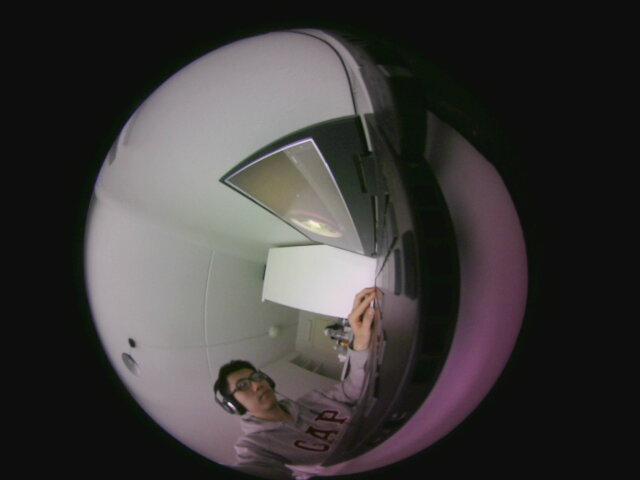
#> input picture scripts/sample_640.jpg, 640 x 480 px, given as the content of the folder ../input, which was not available
$ python crop.py   (older library calls are emulated)
#> lines starting #> are read from the running program, lines starting #| are printed output that depends on the picture; after the words box and inside, x2 and y2 are one past the last pixel; in counts of white or black regions, pixels touching at a corner belong together; pictures that were not available may be replaced by others from this repository, and a replacement may not be noted
import glob
import os
import cv2
import numpy as np
import argparse


def main(input_path, output_path):
#> called with input_path = '../input', output_path = '../input_cropped'
    img_names = glob.glob(os.path.join(input_path, "*"))
    img_sample = cv2.imread(img_names[0])
#> img_sample is the input picture: shape (480, 640, 3); mean B, G, R 57.9, 58.4, 61.4
    gray = cv2.cvtColor(img_sample, cv2.COLOR_BGR2GRAY)
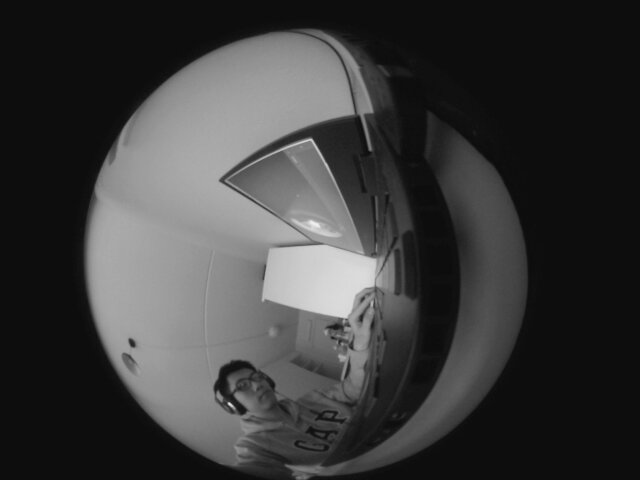
#> gray: shape (480, 640); min 10, max 240, mean 59.2
    _, mask = cv2.threshold(gray, 150, 255, cv2.CV_8UC1)
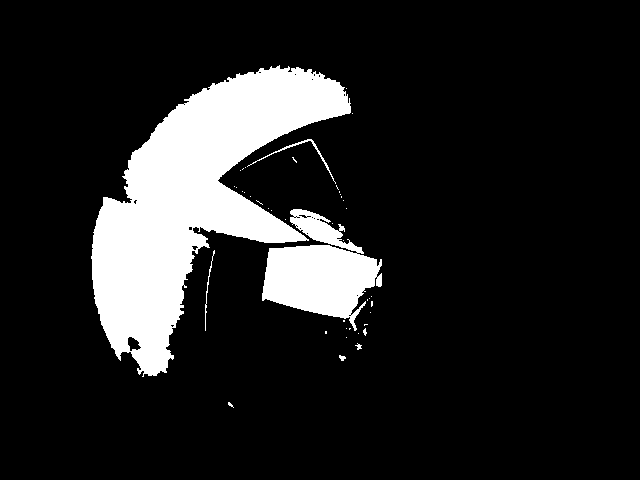
#> mask: shape (480, 640); 13.7% white; 43 white regions (37 under 20 px)
    contours, _ = cv2.findContours(
        mask, cv2.RETR_EXTERNAL, cv2.CHAIN_APPROX_NONE)
#> contours = 43 contours, 40 with area under 20; largest, box (x1, y1, x2, y2) and area: (91, 65, 351, 377) 33384, (262, 209, 382, 331) 7577, (247, 139, 336, 184) 103

    largest_contour = contours[0]
#> largest_contour = contour of 13 points, box (x1, y1, x2, y2) (228, 402, 234, 408), area 8
    for con in contours:
        if cv2.contourArea(con) > cv2.contourArea(largest_contour):
            largest_contour = con
#> this loop made 43 passes
#> con on passes 4, 5, 8, 9, 11, 12, 14, 15, 16, 18, 19, 20: [[346, 337]], [[358, 333]], [[349, 328], [349, 329], [350, 328]], [[346, 328]], [[343, 320], [343, 321], [344, 321], [344, 320]], [[370, 312]], [[367, 299], [367, 300]], [[369, 298]], [[371, 296]], [[343, 240]], [[332, 223]], [[285, 219]]
#> after the loop, largest_contour = contour of 1261 points, box (x1, y1, x2, y2) (91, 65, 351, 377), area 33384
    center, radius = cv2.minEnclosingCircle(largest_contour)
#> center = (234.8, 225.2); radius = 177.1
    center = tuple(np.asarray(center).astype(np.int32))
#> center = (234, 225)
    radius = np.around(radius, 0).astype(np.int32)
#> radius = 177
    output_dir = output_path
    os.makedirs(output_dir, exist_ok=True)
    for img_n in img_names:
        img = cv2.imread(img_n)
        img_cropped = img[center[1]-radius:center[1] +
                          radius, center[0]-radius:center[0]+radius]
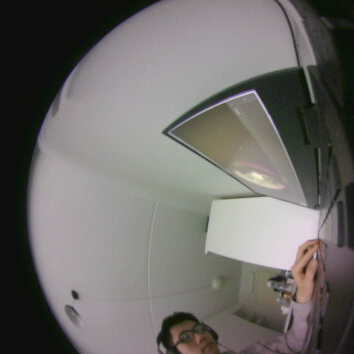
#> img_cropped: shape (354, 354, 3); mean B, G, R 105.2, 107.8, 110.1
        filepath = os.path.relpath(os.path.join(
            output_dir, os.path.basename(img_n)))
        cv2.imwrite(filepath, img_cropped)


if __name__ == "__main__":
    parser = argparse.ArgumentParser()
    parser.add_argument("--src", "-s", "--source",
                        type=str,
                        default="../input",
                        help="image source path")
    parser.add_argument("--out", "-o", "--output",
                        type=str,
                        default="../input_cropped",
                        help="output path")
    opts = parser.parse_args()
    main(opts.src, opts.out)
